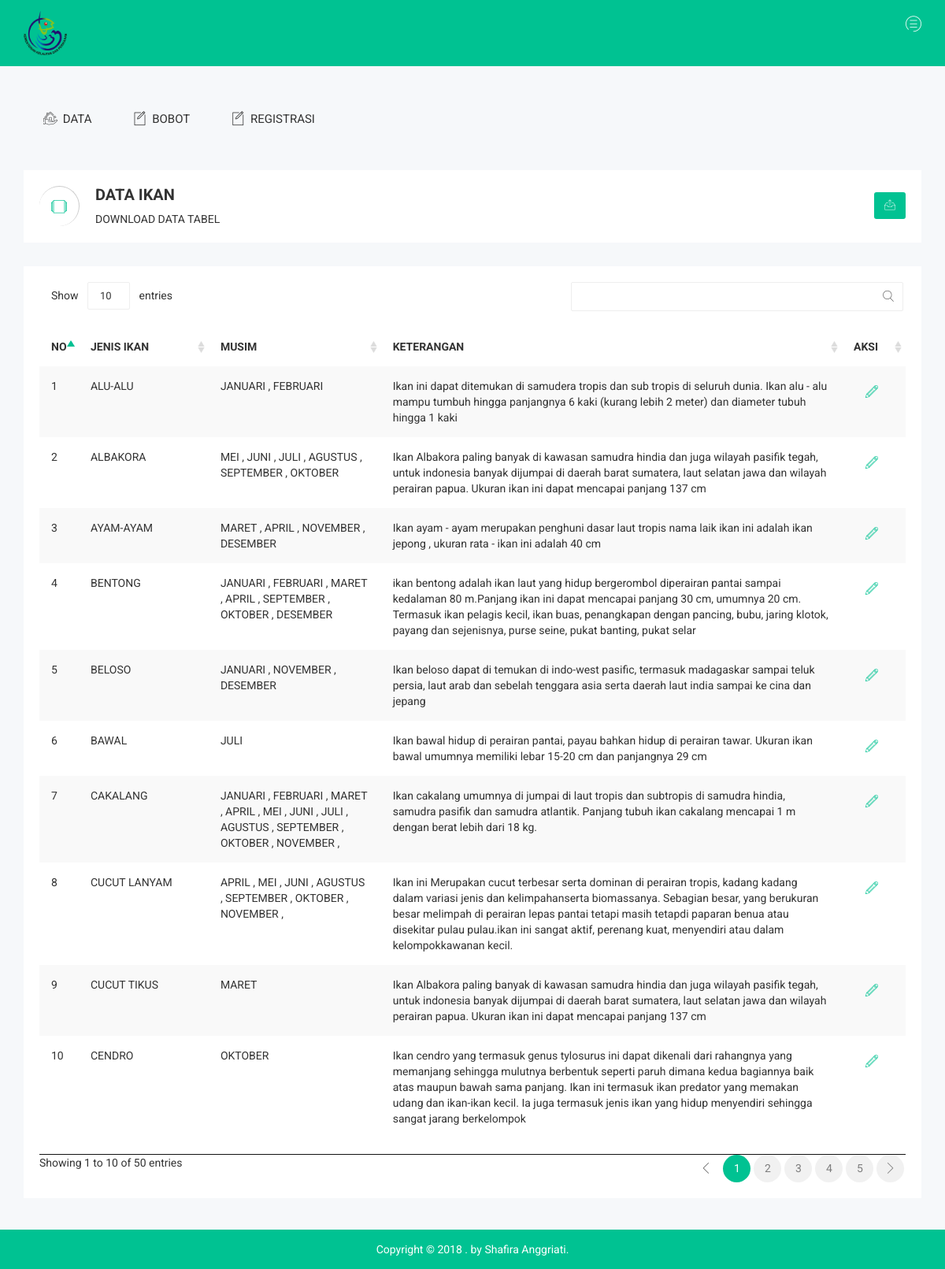
Screenshot of /admin/DATA_IKAN.php with the database file from the repository.
### tables this page shows
CREATE TABLE `jenis_ikan` (
  `id` int(20) NOT NULL,
  `NAMA` varchar(100) NOT NULL,
  `GAMBAR` varchar(100) NOT NULL,
  `MUSIM` varchar(100) NOT NULL,
  `KETERANGAN` varchar(600) NOT NULL
);

### admin/KODE.php (called while the page is built, shortened)
<?php
$conn = mysqli_connect("localhost","root","","perikanan");
function query($query)
{
	global $conn;
$result = mysqli_query($conn, $query);
$rows = [];
while ( $row = mysqli_fetch_assoc($result))
{
	$rows [] = $row;
}
return $rows;
}
?>

### admin/DATA_IKAN.php (the view, shortened to what this page needs)
<?php
require'kode.php';
$jenis_ikan = query("SELECT * FROM jenis_ikan");
 ?>
<!doctype html>
<html class="no-js" lang="">
<head>
    <link rel="stylesheet" href="css/bootstrap.min.css">
    <link rel="stylesheet" href="css/font-awesome.min.css">
    <link rel="stylesheet" href="css/owl.carousel.css">
    <link rel="stylesheet" href="css/owl.theme.css">
    <link rel="stylesheet" href="css/owl.transitions.css">
    <link rel="stylesheet" href="css/meanmenu/meanmenu.min.css">
    <link rel="stylesheet" href="css/animate.css">
    <link rel="stylesheet" href="css/normalize.css">
    <link rel="stylesheet" href="css/wave/waves.min.css">
    <link rel="stylesheet" href="css/wave/button.css">
    <link rel="stylesheet" href="css/scrollbar/jquery.mCustomScrollbar.min.css">
    <link rel="stylesheet" href="css/jvectormap/jquery-jvectormap-2.0.3.css">
    <link rel="stylesheet" href="css/notika-custom-icon.css">
    <link rel="stylesheet" href="css/jquery.dataTables.min.css">
    <link rel="stylesheet" href="css/wave/waves.min.css">
    <link rel="stylesheet" href="css/main.css">
    <link rel="stylesheet" href="style.css">
    <link rel="stylesheet" href="css/responsive.css">
</head>
<body>
<div class="header-top-area">
        <div class="container">
            <div class="row">
                <div class="col-lg-4 col-md-4 col-sm-12 col-xs-12">
                    <div class="logo-area">
                        <a href="#"><img src="images/logo.png" width="55" alt="" /></a>
                    </div>
                </div>
                <div class="col-lg-8 col-md-8 col-sm-12 col-xs-12">
                    <div class="header-top-menu">
                        <ul class="nav navbar-nav notika-top-nav">
                            <li class="nav-item"><a href="#" data-toggle="dropdown" role="button" aria-expanded="false" class="nav-link dropdown-toggle"><span><i class="notika-icon notika-menus"></i></span></a>
                            </li>
                        </ul>
                    </div>
                </div>
            </div>
        </div>
    </div>
    <div class="main-menu-area mg-tb-40">
        <div class="container">
            <div class="row">
                <div class="col-lg-12 col-md-12 col-sm-12 col-xs-12">
                    <ul class="nav nav-tabs notika-menu-wrap menu-it-icon-pro">
                        <li><a data-toggle="tab" href="#Home"><i class="notika-icon notika-house"></i> DATA</a>
                        </li>
                        <li><a data-toggle="tab" href="#BOBOT"><i class="notika-icon notika-edit"></i> BOBOT</a>
                        </li>
                        <li><a data-toggle="tab" href="#Interface"><i class="notika-icon notika-edit"></i> REGISTRASI</a>
                        </li>
                    </ul>
                </div>
            </div>
        </div>
    </div>
    <div class="breadcomb-area">
        <div class="container">
            <div class="row">
                <div class="col-lg-12 col-md-12 col-sm-12 col-xs-12">
                    <div class="breadcomb-list">
                        <div class="row">
                            <div class="col-lg-6 col-md-6 col-sm-6 col-xs-12">
                                <div class="breadcomb-wp">
                                    <div class="breadcomb-icon">
                                        <i class="notika-icon notika-windows"></i>
                                    </div>
                                    <div class="breadcomb-ctn">
                                        <h2>DATA IKAN</h2>
                                        <p>DOWNLOAD DATA <span class="bread-ntd">TABEL</span></p>
                                    </div>
                                </div>
                            </div>
                            <div class="col-lg-6 col-md-6 col-sm-6 col-xs-3">
                                <div class="breadcomb-report">
                                    <button data-toggle="tooltip" data-placement="left" title="Download Report" class="btn"><i class="notika-icon notika-sent"></i></button>
                                </div>
                            </div>
                        </div>
                    </div>
                </div>
            </div>
        </div>
    </div>
    <div class="data-table-area">
        <div class="container">
            <div class="row">
                <div class="col-lg-12 col-md-12 col-sm-12 col-xs-12">
                    <div class="data-table-list">
                        <div class="table-responsive">
                            <table id="data-table-basic" class="table table-striped">
                                <thead>
                                    <tr>
                                        <th>NO</th>
                                        <th>JENIS IKAN</th>
                                        <th>MUSIM</th>
                                        <th>KETERANGAN</th>
                                        <th>AKSI</th>
                                    </tr>
                                </thead>
                                <tbody>
                                    <?php $i = 1; ?>
                                        <?php foreach ($jenis_ikan as $row) :
                                        ?>
                                        <tr>
                                          <td><?= $i; ?></td>
                                          <td><?= $row["NAMA"];?></td>
                                          <td><?= $row["MUSIM"];?></td>
                                          <td><?= $row["KETERANGAN"];?></td>
                                          <td>
                                              <form method="post" action="">
                                             <div class="inbox-area">
                                                    <div class="row">
                                                      <div class="col-lg-3 col-md-3 col-sm-4 col-xs-12">
                                                          <div class="inbox-status">
                                                              <ul class="inbox-st-nav inbox-ft">
                                                                 <li><a href="UBAH_IKAN.php?id=<?= $row["id"]; ?>"><i class="notika-icon notika-draft"></i></a></li>
                                                             </ul>
                                                    </div>
                                                </div>
                                            </div>
                                        </form>
                                          </td>
                                      <?php $i++ ?>
                                  <?php endforeach; ?>
                                    </tr>
                            </table>
                        </div>
                    </div>
                </div>
            </div>
        </div>
    </div>
    <div class="footer-copyright-area">
        <div class="container">
            <div class="row">
                <div class="col-lg-12 col-md-12 col-sm-12 col-xs-12">
                    <div class="footer-copy-right">
                        <p>Copyright © 2018
.  by <a href="https://colorlib.com">Shafira Anggriati</a>.</p>
                    </div>
                </div>
            </div>
        </div>
    </div>
</body>
</html>

### admin/css/main.css (style rules this page uses)
html { color: #222; font-size: 1em; line-height: 1.4; }
audio, canvas, iframe, img, svg, video { vertical-align: middle; }

### rows the page displays
jenis_ikan: NAMA "ALU-ALU", MUSIM "JANUARI , FEBRUARI", KETERANGAN "Ikan ini dapat ditemukan di samudera tropis dan sub tropis di seluruh dunia. Ikan alu - alu mampu tumbuh hingga panjangnya 6 kaki (kurang lebih 2 meter) dan diameter tubuh hingga 1 kaki"
jenis_ikan: NAMA "ALBAKORA", MUSIM "MEI , JUNI , JULI , AGUSTUS , SEPTEMBER , OKTOBER", KETERANGAN "Ikan Albakora paling banyak di kawasan samudra hindia dan juga wilayah pasifik tegah, untuk indonesia banyak dijumpai di daerah barat sumatera, laut selatan jawa dan wilayah perairan papua. Ukuran ikan ini dapat mencapai panjang 137 cm"
jenis_ikan: NAMA "AYAM-AYAM", MUSIM "MARET , APRIL , NOVEMBER , DESEMBER", KETERANGAN "Ikan ayam - ayam merupakan penghuni dasar laut tropis nama laik ikan ini adalah ikan jepong , ukuran rata - ikan ini adalah 40 cm"
jenis_ikan: NAMA "BENTONG", MUSIM "JANUARI , FEBRUARI , MARET , APRIL , SEPTEMBER , OKTOBER , DESEMBER", KETERANGAN "ikan bentong adalah ikan laut yang hidup bergerombol diperairan pantai sampai kedalaman 80 m.Panjang ikan ini dapat mencapai panjang 30 cm, umumnya 20 cm. Termasuk ikan pelagis kecil, ikan buas, penangkapan dengan pancing, bubu, jaring klotok, payang dan sejenisnya, purse seine, pukat banting, pukat selar"
jenis_ikan: NAMA "BELOSO", MUSIM "JANUARI , NOVEMBER , DESEMBER", KETERANGAN "Ikan beloso dapat di temukan di indo-west pasific, termasuk madagaskar sampai teluk persia, laut arab dan sebelah tenggara asia serta daerah laut india sampai ke cina dan jepang"
jenis_ikan: NAMA "BAWAL", MUSIM "JULI", KETERANGAN "Ikan bawal hidup di perairan pantai, payau bahkan hidup di perairan tawar. Ukuran ikan bawal umumnya memiliki lebar 15-20 cm dan panjangnya 29 cm"
jenis_ikan: NAMA "CAKALANG", MUSIM "JANUARI , FEBRUARI , MARET , APRIL , MEI , JUNI , JULI , AGUSTUS , SEPTEMBER , OKTOBER , NOVEMBER ,", KETERANGAN "Ikan cakalang umumnya di jumpai di laut tropis dan subtropis di samudra hindia, samudra pasifik dan samudra atlantik. Panjang tubuh ikan cakalang mencapai 1 m dengan berat lebih dari 18 kg."
jenis_ikan: NAMA "CUCUT LANYAM", MUSIM "APRIL , MEI , JUNI , AGUSTUS , SEPTEMBER , OKTOBER , NOVEMBER ,", KETERANGAN "Ikan ini Merupakan cucut terbesar serta dominan di perairan tropis, kadang kadang dalam variasi jenis dan kelimpahanserta biomassanya. Sebagian besar, yang berukuran besar melimpah di perairan lepas pantai tetapi masih tetapdi paparan benua atau disekitar pulau pulau.ikan ini sangat aktif, perenang kuat, menyendiri atau dalam kelompokkawanan kecil."
jenis_ikan: NAMA "CUCUT TIKUS", MUSIM "MARET", KETERANGAN "Ikan Albakora paling banyak di kawasan samudra hindia dan juga wilayah pasifik tegah, untuk indonesia banyak dijumpai di daerah barat sumatera, laut selatan jawa dan wilayah perairan papua. Ukuran ikan ini dapat mencapai panjang 137 cm"
jenis_ikan: NAMA "CENDRO", MUSIM "OKTOBER", KETERANGAN "Ikan cendro yang termasuk genus tylosurus ini dapat dikenali dari rahangnya yang memanjang sehingga mulutnya berbentuk seperti paruh dimana kedua bagiannya baik atas maupun bawah sama panjang. Ikan ini termasuk ikan predator yang memakan udang dan ikan-ikan kecil. Ia juga termasuk jenis ikan yang hidup menyendiri sehingga sangat jarang berkelompok"
